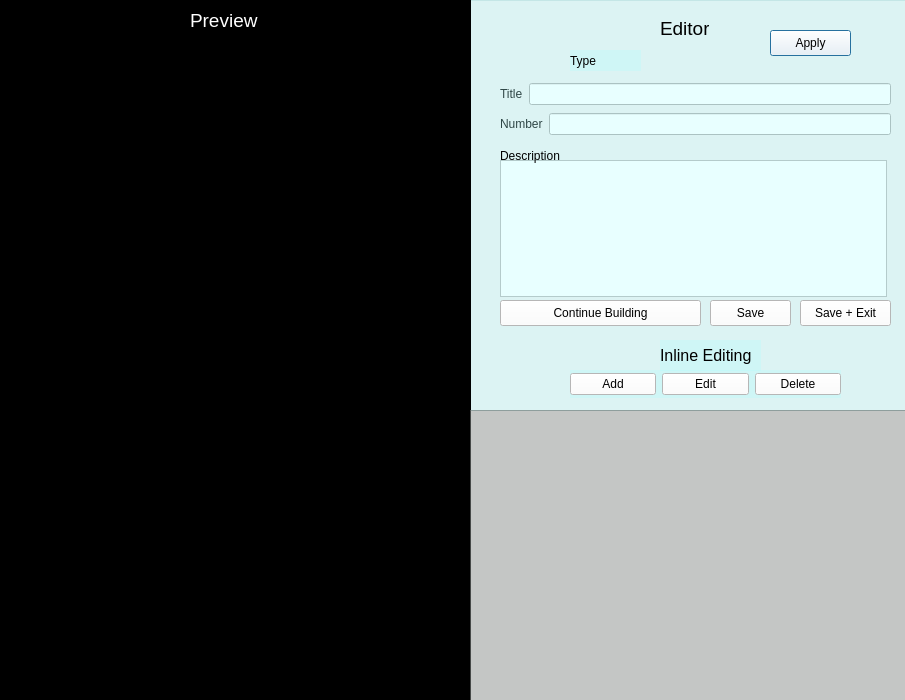
<?xml version="1.0" encoding="UTF-8"?>
<ui version="4.0">
 <class>Dialog</class>
 <widget class="QDialog" name="Dialog">
  <property name="geometry">
   <rect>
    <x>0</x>
    <y>0</y>
    <width>905</width>
    <height>700</height>
   </rect>
  </property>
  <property name="windowTitle">
   <string>Dialog</string>
  </property>
  <widget class="QLabel" name="label_2">
   <property name="geometry">
    <rect>
     <x>500</x>
     <y>90</y>
     <width>61</width>
     <height>131</height>
    </rect>
   </property>
   <property name="text">
    <string>Description</string>
   </property>
  </widget>
  <widget class="QLabel" name="label_4">
   <property name="geometry">
    <rect>
     <x>660</x>
     <y>20</y>
     <width>49</width>
     <height>16</height>
    </rect>
   </property>
   <property name="font">
    <font>
     <pointsize>14</pointsize>
    </font>
   </property>
   <property name="text">
    <string>Editor</string>
   </property>
  </widget>
  <widget class="QPushButton" name="pushButton_4">
   <property name="geometry">
    <rect>
     <x>770</x>
     <y>30</y>
     <width>81</width>
     <height>26</height>
    </rect>
   </property>
   <property name="styleSheet">
    <string notr="true">background-color: rgb(255, 255, 255);</string>
   </property>
   <property name="text">
    <string>Apply</string>
   </property>
  </widget>
  <widget class="QFrame" name="frame">
   <property name="geometry">
    <rect>
     <x>0</x>
     <y>0</y>
     <width>471</width>
     <height>741</height>
    </rect>
   </property>
   <property name="styleSheet">
    <string notr="true">background-color: rgb(0, 0, 0);
color: rgb(255, 255, 255);</string>
   </property>
   <property name="frameShape">
    <enum>QFrame::Shape::StyledPanel</enum>
   </property>
   <property name="frameShadow">
    <enum>QFrame::Shadow::Raised</enum>
   </property>
   <widget class="QLabel" name="label_5">
    <property name="geometry">
     <rect>
      <x>190</x>
      <y>10</y>
      <width>71</width>
      <height>20</height>
     </rect>
    </property>
    <property name="font">
     <font>
      <pointsize>14</pointsize>
     </font>
    </property>
    <property name="text">
     <string>Preview</string>
    </property>
   </widget>
  </widget>
  <widget class="QFrame" name="frame_2">
   <property name="geometry">
    <rect>
     <x>470</x>
     <y>410</y>
     <width>441</width>
     <height>291</height>
    </rect>
   </property>
   <property name="styleSheet">
    <string notr="true">background-color: rgba(130, 136, 133, 100);
color: rgb(255, 255, 255);</string>
   </property>
   <property name="frameShape">
    <enum>QFrame::Shape::StyledPanel</enum>
   </property>
   <property name="frameShadow">
    <enum>QFrame::Shadow::Raised</enum>
   </property>
  </widget>
  <widget class="QFrame" name="frame_3">
   <property name="geometry">
    <rect>
     <x>470</x>
     <y>0</y>
     <width>451</width>
     <height>411</height>
    </rect>
   </property>
   <property name="styleSheet">
    <string notr="true">background-color: rgba(170, 255, 255, 70);</string>
   </property>
   <property name="frameShape">
    <enum>QFrame::Shape::StyledPanel</enum>
   </property>
   <property name="frameShadow">
    <enum>QFrame::Shadow::Raised</enum>
   </property>
   <widget class="QPushButton" name="pushButton_2">
    <property name="geometry">
     <rect>
      <x>330</x>
      <y>300</y>
      <width>91</width>
      <height>26</height>
     </rect>
    </property>
    <property name="styleSheet">
     <string notr="true">background-color: rgb(255, 255, 255);</string>
    </property>
    <property name="text">
     <string>Save + Exit</string>
    </property>
   </widget>
   <widget class="QLabel" name="item_type">
    <property name="geometry">
     <rect>
      <x>100</x>
      <y>50</y>
      <width>71</width>
      <height>21</height>
     </rect>
    </property>
    <property name="text">
     <string>Type</string>
    </property>
   </widget>
   <widget class="QPushButton" name="pushButton">
    <property name="geometry">
     <rect>
      <x>240</x>
      <y>300</y>
      <width>81</width>
      <height>26</height>
     </rect>
    </property>
    <property name="styleSheet">
     <string notr="true">background-color: rgb(255, 255, 255);</string>
    </property>
    <property name="text">
     <string>Save</string>
    </property>
   </widget>
   <widget class="QToolButton" name="continue_button">
    <property name="geometry">
     <rect>
      <x>30</x>
      <y>300</y>
      <width>201</width>
      <height>26</height>
     </rect>
    </property>
    <property name="styleSheet">
     <string notr="true">background-color: rgb(255, 255, 255);</string>
    </property>
    <property name="text">
     <string>Continue Building</string>
    </property>
   </widget>
   <widget class="QLabel" name="label_6">
    <property name="geometry">
     <rect>
      <x>190</x>
      <y>340</y>
      <width>101</width>
      <height>31</height>
     </rect>
    </property>
    <property name="text">
     <string>&lt;html&gt;&lt;head/&gt;&lt;body&gt;&lt;p&gt;&lt;span style=&quot; font-size:12pt;&quot;&gt;Inline Editing&lt;/span&gt;&lt;/p&gt;&lt;/body&gt;&lt;/html&gt;</string>
    </property>
   </widget>
   <widget class="QWidget" name="layoutWidget">
    <property name="geometry">
     <rect>
      <x>100</x>
      <y>370</y>
      <width>271</width>
      <height>28</height>
     </rect>
    </property>
    <layout class="QHBoxLayout" name="horizontalLayout_3">
     <item>
      <widget class="QPushButton" name="add_button">
       <property name="styleSheet">
        <string notr="true">background-color: rgb(255, 255, 255);</string>
       </property>
       <property name="text">
        <string>Add</string>
       </property>
      </widget>
     </item>
     <item>
      <widget class="QPushButton" name="edit_button">
       <property name="styleSheet">
        <string notr="true">background-color: rgb(255, 255, 255);</string>
       </property>
       <property name="text">
        <string>Edit</string>
       </property>
      </widget>
     </item>
     <item>
      <widget class="QPushButton" name="delete_button">
       <property name="styleSheet">
        <string notr="true">background-color: rgb(255, 255, 255);</string>
       </property>
       <property name="text">
        <string>Delete</string>
       </property>
      </widget>
     </item>
    </layout>
   </widget>
  </widget>
  <widget class="QWidget" name="layoutWidget">
   <property name="geometry">
    <rect>
     <x>500</x>
     <y>80</y>
     <width>391</width>
     <height>28</height>
    </rect>
   </property>
   <layout class="QHBoxLayout" name="horizontalLayout">
    <item>
     <widget class="QLabel" name="label">
      <property name="text">
       <string>Title</string>
      </property>
     </widget>
    </item>
    <item>
     <widget class="QLineEdit" name="item_title"/>
    </item>
   </layout>
  </widget>
  <widget class="QPlainTextEdit" name="item_description">
   <property name="geometry">
    <rect>
     <x>500</x>
     <y>160</y>
     <width>387</width>
     <height>137</height>
    </rect>
   </property>
  </widget>
  <widget class="QWidget" name="layoutWidget">
   <property name="geometry">
    <rect>
     <x>500</x>
     <y>110</y>
     <width>391</width>
     <height>28</height>
    </rect>
   </property>
   <layout class="QHBoxLayout" name="horizontalLayout_2">
    <item>
     <widget class="QLabel" name="label_3">
      <property name="text">
       <string>Number</string>
      </property>
     </widget>
    </item>
    <item>
     <widget class="QLineEdit" name="item_number"/>
    </item>
   </layout>
  </widget>
  <zorder>layoutWidget</zorder>
  <zorder>item_description</zorder>
  <zorder>layoutWidget</zorder>
  <zorder>frame_3</zorder>
  <zorder>label_2</zorder>
  <zorder>label_4</zorder>
  <zorder>pushButton_4</zorder>
  <zorder>frame</zorder>
  <zorder>frame_2</zorder>
 </widget>
 <resources/>
 <connections/>
</ui>
